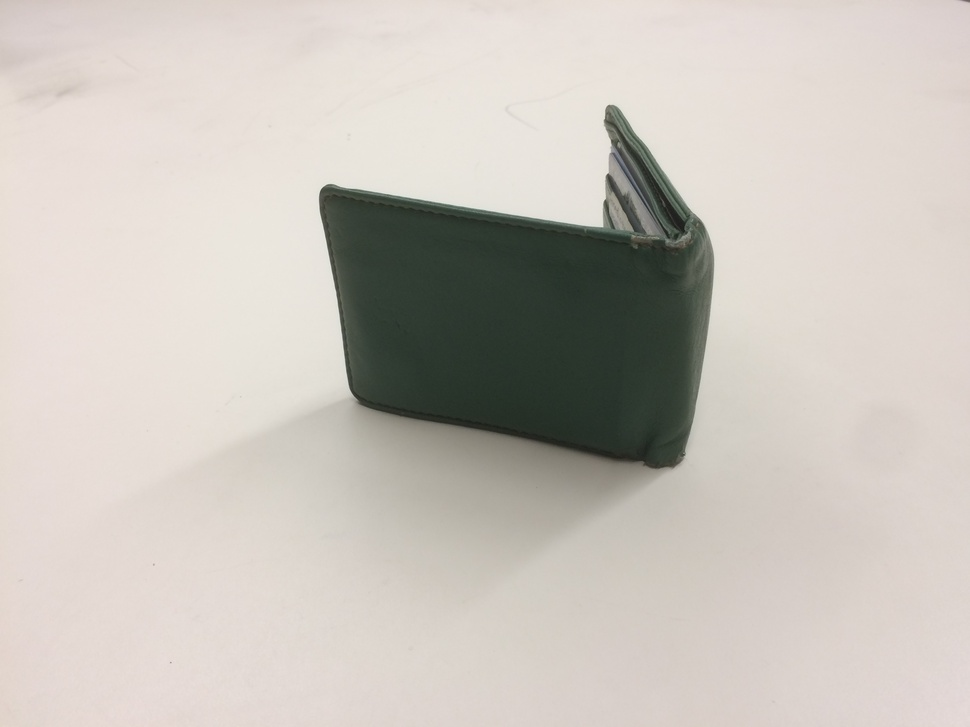
#> input picture code/visual/wallet3.JPG, 970 x 727 px, shrunk from 3264 x 2448 before the run, found by its file name
$ python canny_edge_detector.py
#> lines starting #> are read from the running program, lines starting #| are printed output that depends on the picture; after the words box and inside, x2 and y2 are one past the last pixel; in counts of white or black regions, pixels touching at a corner belong together
import sys
sys.path.append('/usr/local/lib/python2.7/site-packages')
import numpy as np
import cv2
from matplotlib import pyplot as plt

img = cv2.imread('wallet3.jpg',0)
#> img: shape (727, 970); min 27, max 237, mean 195.6
edges = cv2.Canny(img,100,50)
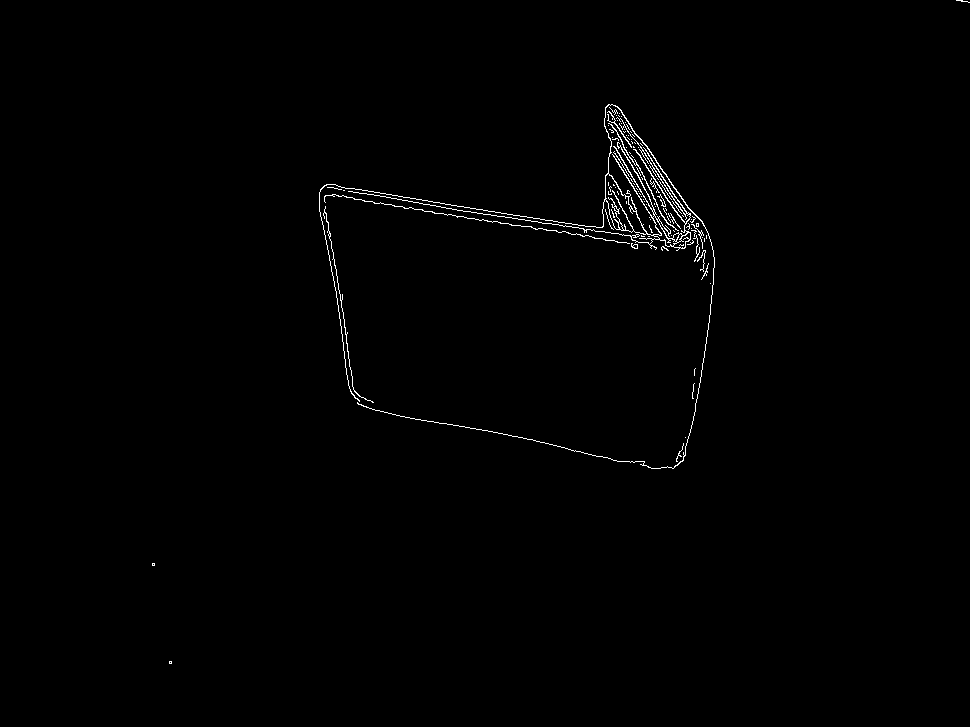
#> edges: shape (727, 970); 0.67% white in thin lines or dots, all inside (x1, y1, x2, y2) = (152, 0, 970, 664)

plt.subplot(121),plt.imshow(img,cmap = 'gray')
plt.title('Original Image'), plt.xticks([]), plt.yticks([])
plt.subplot(122),plt.imshow(edges,cmap = 'gray')
plt.title('Edge Image'), plt.xticks([]), plt.yticks([])

plt.show()
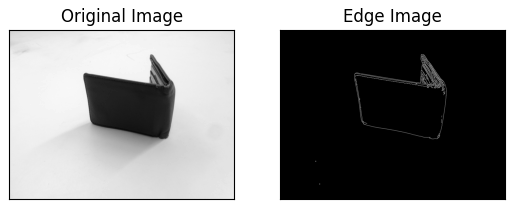
#> figure drawn by matplotlib, 2 panels

$ run again, with code/visual/wallet1.JPG copied over code/visual/wallet3.JPG
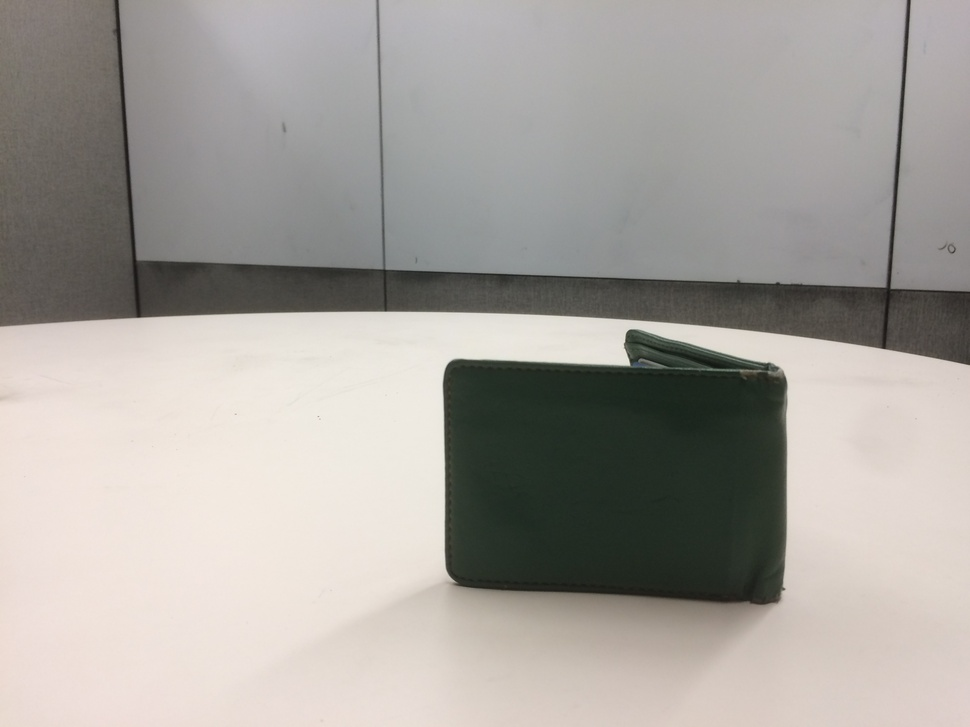
#> input picture code/visual/wallet1.JPG, 970 x 727 px, shrunk from 3264 x 2448 before the run, found by its file name
#> `edges = cv2.Canny(img,100,50)`:
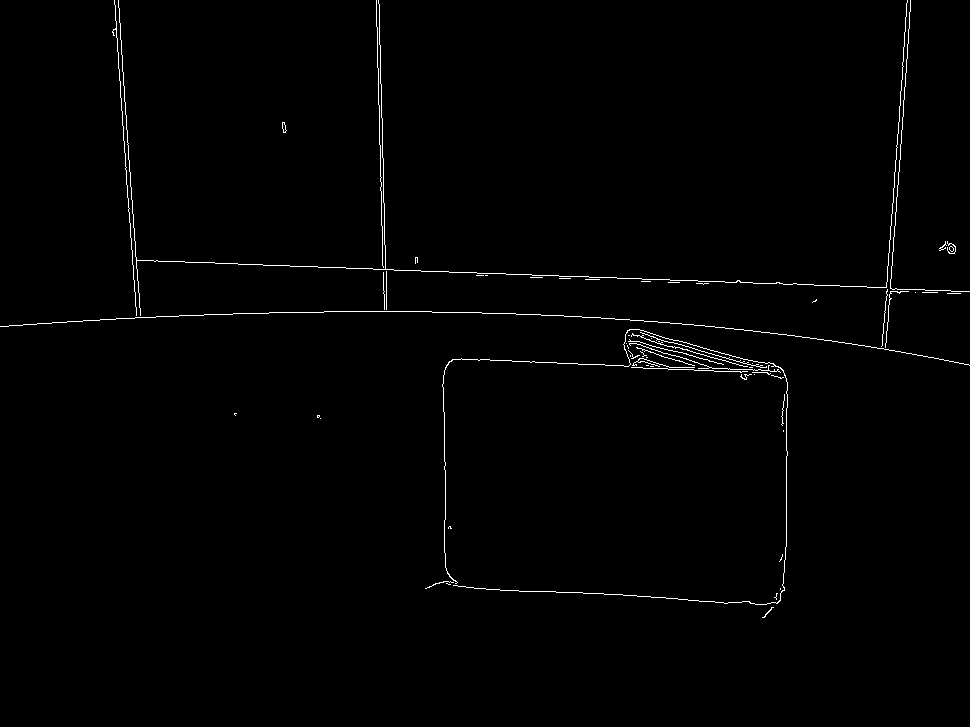
#> edges: shape (727, 970); 0.89% white in thin lines or dots, all inside (x1, y1, x2, y2) = (0, 0, 970, 618)
#> `plt.show()`:
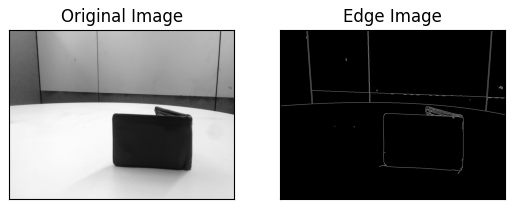
#> figure drawn by matplotlib, 2 panels

$ run again, with code/visual/wallet2.JPG copied over code/visual/wallet3.JPG
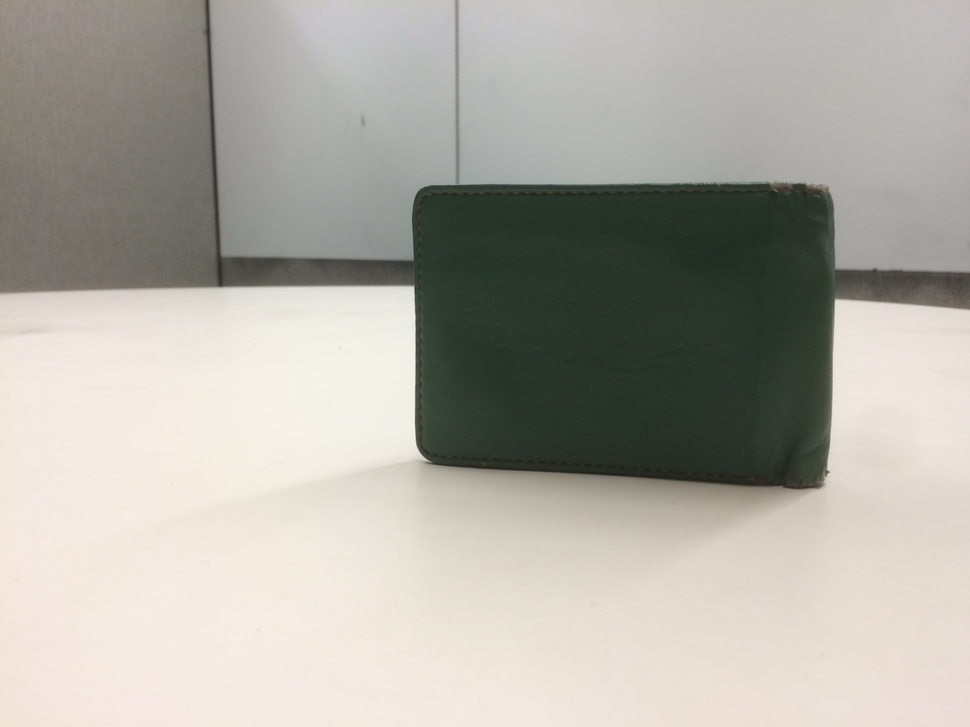
#> input picture code/visual/wallet2.JPG, 970 x 727 px, shrunk from 3264 x 2448 before the run, found by its file name
#> `edges = cv2.Canny(img,100,50)`:
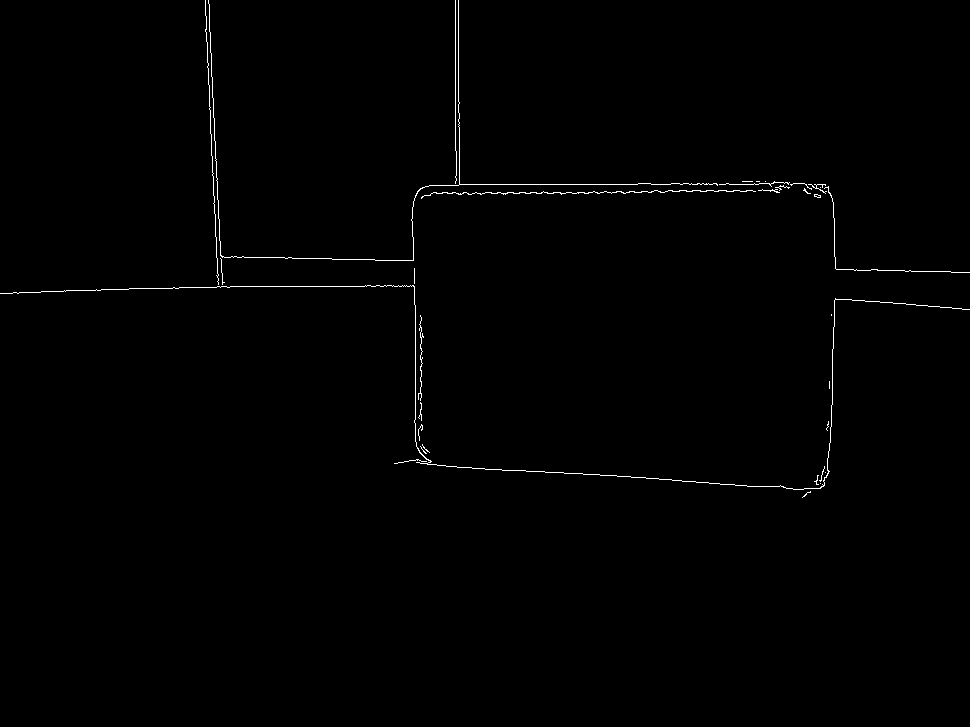
#> edges: shape (727, 970); 0.57% white in thin lines or dots, all inside (x1, y1, x2, y2) = (0, 0, 970, 498)
#> `plt.show()`:
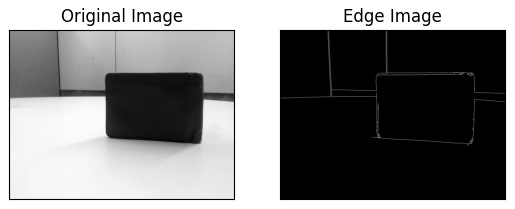
#> figure drawn by matplotlib, 2 panels

$ run again, with code/visual/wallet4.JPG copied over code/visual/wallet3.JPG
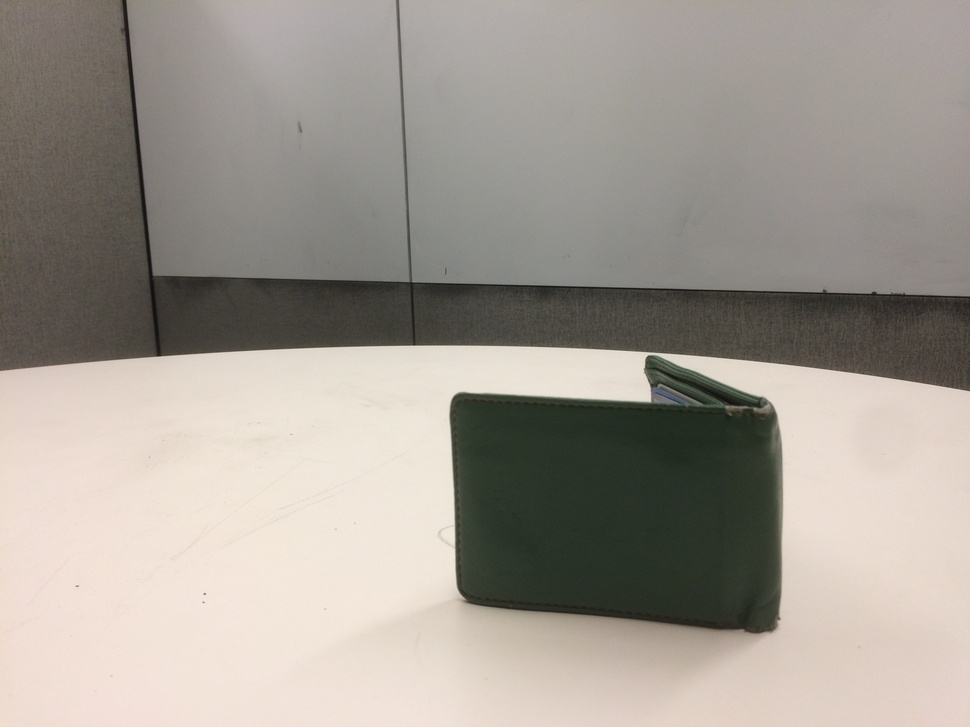
#> input picture code/visual/wallet4.JPG, 970 x 727 px, shrunk from 3264 x 2448 before the run, found by its file name
#> `edges = cv2.Canny(img,100,50)`:
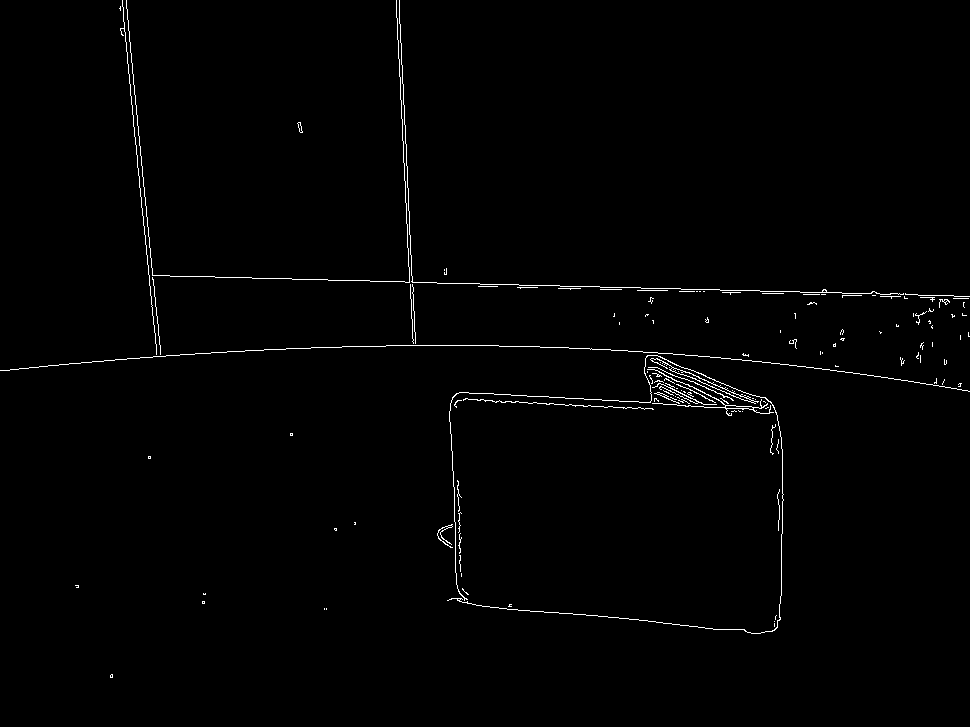
#> edges: shape (727, 970); 0.96% white in thin lines or dots
#> `plt.show()`:
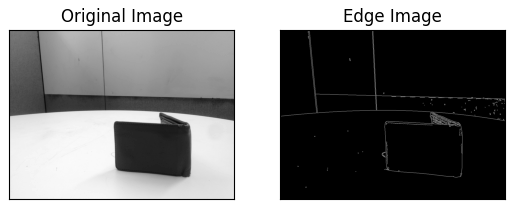
#> figure drawn by matplotlib, 2 panels
